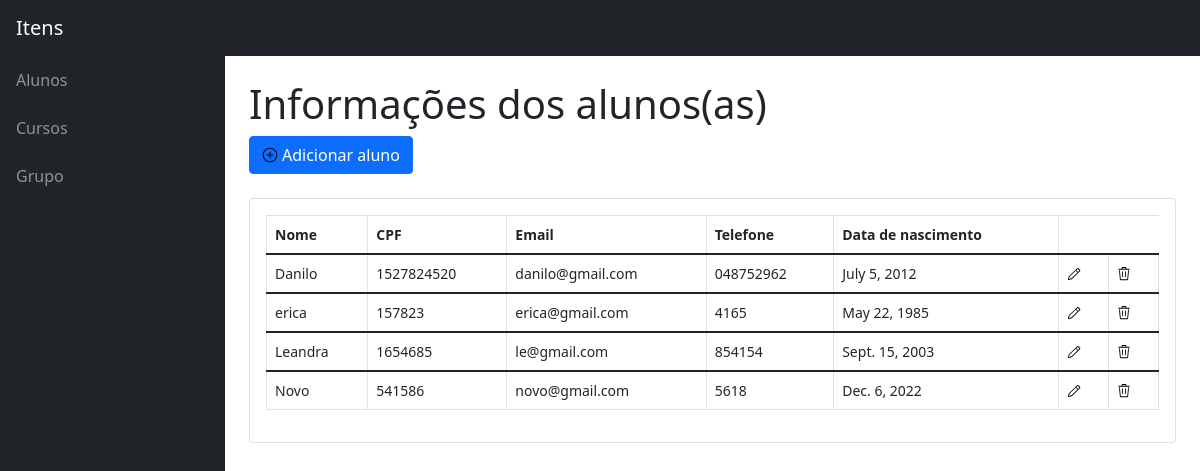
The page /readalunos/ on the database its author committed.
### Crud/models.py (models this page shows, shortened)
class Aluno (models.Model):
    id = models.AutoField(primary_key=True)
    cpf = models.CharField(max_length=11)
    nome = models.CharField(max_length=50)
    email = models.EmailField(max_length=50)
    fone = models.CharField(max_length=11)
    data_nascimento = models.DateField()

### Crud/views.py (the view)
# urls.py: path('readalunos/', readAluno, name="listaralunos"),
def readAluno (request):
    aluno = Aluno.objects.all()
    conteudo = {"alunos":aluno}
    return render(request,'crud_alunos.html', conteudo)

### Crud/templates/crud_alunos.html (shortened to what this page needs)
{% extends 'base.html' %}
{% load static %}
{% block 'titulo_conteudo' %} <h1 class="mt-4">Informações dos alunos(as) </h1>{% endblock %}
{% block 'add_item' %}
<a href="{% url 'adicionaraluno' %}" class="btn btn-primary">  <img src="{% static '/assets/img/plus-circle.svg' %}" class="svg-inline--fa fa-chart-area me-1" >Adicionar aluno</a>
{% endblock %}
{% block 'tabela' %}
        <thead>
            <tr>
                <th>Nome</th>
                <th>CPF</th>
                <th>Email</th>
                <th>Telefone</th>
                <th>Data de nascimento </th>
            </tr>
        </thead>
        {% for i in alunos%}
        <tbody>
            <tr>
                <td> {{i.nome}}</td>
                <td> {{i.cpf}}</td>
                <td> {{i.email}}</td>
                <td> {{i.fone}}</td>
                <td> {{i.data_nascimento}}</td>
                <td><a href="{% url 'updatealunos' i.id %}"><img src="{% static '/assets/img/pencil.svg' %}" class="svg-inline--fa fa-chart-area me-1"></a></td>
                <td><a href="{% url 'deletea' i.id %}"> <img src="{% static '/assets/img/trash.svg' %}" class="svg-inline--fa fa-chart-area me-1"></a></td>
            </tr>
        </tbody>
        {% endfor %}
{% endblock %}

### rows shown on the page
Aluno: nome "Danilo", cpf "1527824520", email "danilo@gmail.com", fone "048752962", data_nascimento "July 5, 2012"
Aluno: nome "erica", cpf "157823", email "erica@gmail.com", fone "4165", data_nascimento "May 22, 1985"
Aluno: nome "Leandra", cpf "1654685", email "le@gmail.com", fone "854154", data_nascimento "Sept. 15, 2003"
Aluno: nome "Novo", cpf "541586", email "novo@gmail.com", fone "5618", data_nascimento "Dec. 6, 2022"
